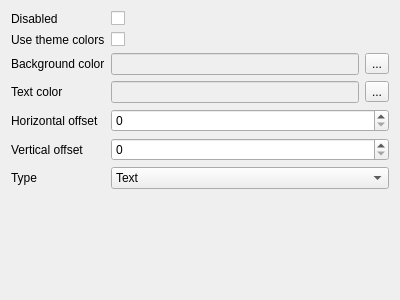
<?xml version="1.0" encoding="UTF-8"?>
<ui version="4.0">
 <class>BadgeSettingsForm</class>
 <widget class="QWidget" name="BadgeSettingsForm">
  <property name="geometry">
   <rect>
    <x>0</x>
    <y>0</y>
    <width>400</width>
    <height>300</height>
   </rect>
  </property>
  <property name="windowTitle">
   <string>Form</string>
  </property>
  <layout class="QGridLayout" name="gridLayout">
   <item row="0" column="0">
    <layout class="QFormLayout" name="formLayout">
     <item row="0" column="0">
      <widget class="QLabel" name="disabledLabel">
       <property name="text">
        <string>Disabled</string>
       </property>
      </widget>
     </item>
     <item row="0" column="1">
      <widget class="QCheckBox" name="disabledCheckBox"/>
     </item>
     <item row="1" column="0">
      <widget class="QLabel" name="useThemeColorsLabel">
       <property name="text">
        <string>Use theme colors</string>
       </property>
      </widget>
     </item>
     <item row="1" column="1">
      <widget class="QCheckBox" name="useThemeColorsCheckBox"/>
     </item>
     <item row="2" column="0">
      <widget class="QLabel" name="backgroundColorLabel">
       <property name="text">
        <string>Background color</string>
       </property>
      </widget>
     </item>
     <item row="3" column="0">
      <widget class="QLabel" name="textColorLabel">
       <property name="text">
        <string>Text color</string>
       </property>
      </widget>
     </item>
     <item row="4" column="0">
      <widget class="QLabel" name="horizontalOffsetLabel">
       <property name="text">
        <string>Horizontal offset</string>
       </property>
      </widget>
     </item>
     <item row="4" column="1">
      <widget class="QSpinBox" name="horizontalOffsetSpinBox"/>
     </item>
     <item row="5" column="0">
      <widget class="QLabel" name="verticalOffsetLabel">
       <property name="text">
        <string>Vertical offset</string>
       </property>
      </widget>
     </item>
     <item row="5" column="1">
      <widget class="QSpinBox" name="verticalOffsetSpinBox"/>
     </item>
     <item row="6" column="0">
      <widget class="QLabel" name="typeLabel">
       <property name="text">
        <string>Type</string>
       </property>
      </widget>
     </item>
     <item row="6" column="1">
      <widget class="QComboBox" name="typeComboBox">
       <item>
        <property name="text">
         <string>Text</string>
        </property>
       </item>
       <item>
        <property name="text">
         <string>Icon</string>
        </property>
       </item>
      </widget>
     </item>
     <item row="2" column="1">
      <layout class="QHBoxLayout" name="horizontalLayout">
       <item>
        <widget class="QLineEdit" name="backgroundColorLineEdit">
         <property name="enabled">
          <bool>false</bool>
         </property>
        </widget>
       </item>
       <item>
        <widget class="QToolButton" name="backgroundColorToolButton">
         <property name="text">
          <string>...</string>
         </property>
        </widget>
       </item>
      </layout>
     </item>
     <item row="3" column="1">
      <layout class="QHBoxLayout" name="horizontalLayout_2">
       <item>
        <widget class="QLineEdit" name="textColorLineEdit">
         <property name="enabled">
          <bool>false</bool>
         </property>
        </widget>
       </item>
       <item>
        <widget class="QToolButton" name="textColorToolButton">
         <property name="text">
          <string>...</string>
         </property>
        </widget>
       </item>
      </layout>
     </item>
    </layout>
   </item>
  </layout>
 </widget>
 <resources/>
 <connections/>
</ui>
